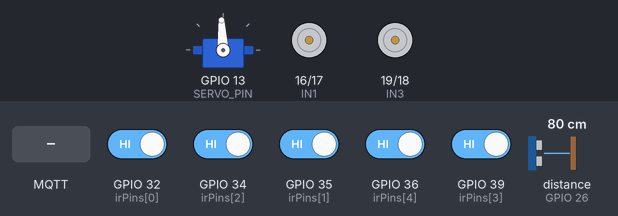
Recording of a program running on a simulated ESP32. Parts: servo, motor-driver pin pairs drawn as motors (green arrow = first pin HIGH = forward, orange = second pin HIGH = backward, longer = more drive, scaled by the enable pin). The inputs (shaded band) are chosen by the test bench; at power-on: GPIO 32 (irPins[0]), GPIO 34 (irPins[2]), GPIO 35 (irPins[1]), GPIO 36 (irPins[4]), GPIO 39 (irPins[3]) HIGH, distance to the obstacle (sensor on GPIO 26) 80 cm. The echo pulse lasts 58.3 µs per cm; WiFi joins after 1.5 s; servers stay silent unless stated; no MQTT or app messages arrive unless stated; servo pulses on a pin are drawn as a servo (544–2400 µs = 0–180°); what the program prints to the serial monitor is not drawn.

Above: at 2.7 s.
2.8 s: MQTT message "START" arrives on the first subscribed topic
At 4.2 s:
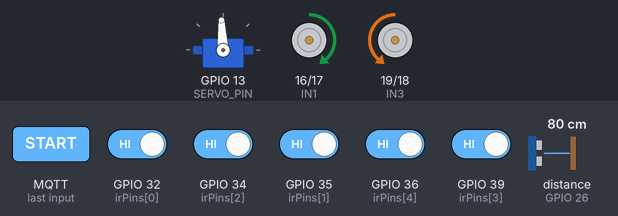
4.5 s: distance to the obstacle (sensor on GPIO 26) set to 17 cm
6.7 s: distance to the obstacle (sensor on GPIO 26) set to 14 cm
At 8.07 s:
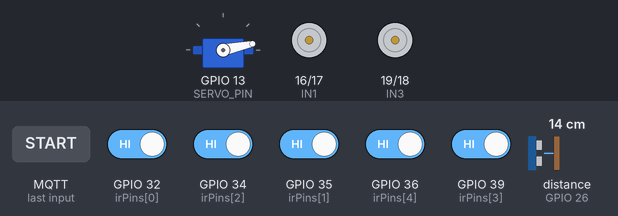
At 10.7 s:
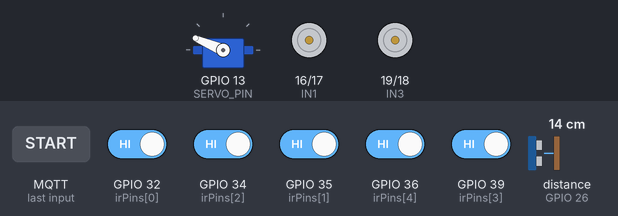
Timing chart, 0 to 12.5 s (numbered marks = the images above; inputs shaded):
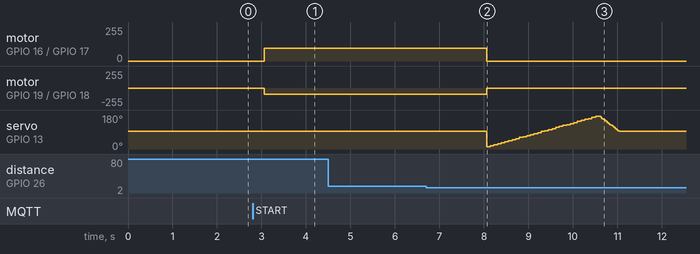

The program:

main.cpp
```cpp
#include <Arduino.h>
#include <WiFi.h>
#include <PubSubClient.h>

// ==========================================
// CONFIGURATION
// ==========================================
const char* ssid = "CYXX 4879";
const char* password = "12345678";
const char* mqtt_server = "192.168.137.1";

// ==========================================
// MOTOR PINS
// ==========================================
// Left motor
const int ENA = 4;   // Enable (PWM speed)
const int IN1 = 16;  // Direction pin 1
const int IN2 = 17;  // Direction pin 2

// Right motor — pins SWAPPED to fix direction
const int ENB = 5;   // Enable (PWM speed)
const int IN3 = 19;  // Direction pin 1 (swapped)
const int IN4 = 18;  // Direction pin 2 (swapped)

// ==========================================
// ULTRASONIC + SERVO PINS
// ==========================================
const int TRIG_PIN  = 25;
const int ECHO_PIN  = 26;
const int SERVO_PIN = 13;

// ==========================================
// PWM CHANNELS (each on a separate timer)
// ==========================================
#define LEFT_PWM_CH   0   // timer 0, 1kHz
#define RIGHT_PWM_CH  2   // timer 1, 1kHz
#define SERVO_CH      4   // timer 2, 50Hz

// IR sensors (left to right): FL, ML, C, MR, FR
const int irPins[5] = {32, 35, 34, 39, 36};
const int weights[5] = {-2, -1, 0, 1, 2};

// ==========================================
// TUNING
// ==========================================
float Kp = 50.0f;
float Ki = 0.0f;
float Kd = 30.0f;
int baseSpeed = 95;
const int turnSpeed = 160;

// Navigation timing
const unsigned long kTurnTimeMs     = 700;
const unsigned long kCrossingTimeMs = 350;
const unsigned long kNodeCooldownMs = 800;

// Obstacle detection
const int kObstacleThreshold = 15;   // cm — stop if closer
const int kClearThreshold    = 25;   // cm — resume when farther

// ==========================================
// STATE
// ==========================================
enum NavState { NAV_FOLLOW, NAV_NODE, NAV_TURN, NAV_CROSS, NAV_STOP };

WiFiClient espClient;
PubSubClient client(espClient);

bool isRunning = false;
String driveMode = "line";

// PID state
float lastError = 0.0f;
float integral = 0.0f;
unsigned long lastPidMs = 0;

// Navigation state
NavState navState = NAV_FOLLOW;
String routeQueue = "";
unsigned long nodeCooldownUntil = 0;
int turnDir = 0;
unsigned long turnStartMs = 0;
unsigned long crossStartMs = 0;

// Obstacle state
bool obstacleDetected = false;
int obstacleConsecutive = 0;

// ==========================================
// SERVO CONTROL (raw LEDC — no extra library)
// ==========================================
void servoWrite(int angle) {
  int duty = map(constrain(angle, 0, 180), 0, 180, 26, 128);
  ledcWrite(SERVO_CH, duty);
}

// ==========================================
// ULTRASONIC DISTANCE MEASUREMENT
// ==========================================
long measureDistance() {
  digitalWrite(TRIG_PIN, LOW);
  delayMicroseconds(2);
  digitalWrite(TRIG_PIN, HIGH);
  delayMicroseconds(10);
  digitalWrite(TRIG_PIN, LOW);

  long duration = pulseIn(ECHO_PIN, HIGH, 12000); // 12ms timeout (~2m range, saves 13ms vs 25ms)
  if (duration == 0) return 999;
  return duration * 0.034 / 2;
}

// ==========================================
// MOTOR CONTROL
// ==========================================
void motorLeft(int spd) {
  if (spd > 0)      { digitalWrite(IN1, HIGH); digitalWrite(IN2, LOW); }
  else if (spd < 0) { digitalWrite(IN1, LOW);  digitalWrite(IN2, HIGH); }
  else               { digitalWrite(IN1, LOW);  digitalWrite(IN2, LOW); }
  ledcWrite(LEFT_PWM_CH, abs(spd));
}

void motorRight(int spd) {
  if (spd > 0)      { digitalWrite(IN3, LOW);  digitalWrite(IN4, HIGH); }
  else if (spd < 0) { digitalWrite(IN3, HIGH); digitalWrite(IN4, LOW); }
  else               { digitalWrite(IN3, LOW);  digitalWrite(IN4, LOW); }
  ledcWrite(RIGHT_PWM_CH, abs(spd));
}

void setMotors(int left, int right) {
  motorLeft(left);
  motorRight(right);
  static unsigned long lastTel = 0;
  if (millis() - lastTel > 200 && client.connected()) {
    client.publish("ankit/bot/telemetry", (String(left) + "," + String(right)).c_str());
    lastTel = millis();
  }
}

void stopMotors() {
  digitalWrite(IN1, LOW); digitalWrite(IN2, LOW);
  digitalWrite(IN3, LOW); digitalWrite(IN4, LOW);
  ledcWrite(LEFT_PWM_CH, 0);
  ledcWrite(RIGHT_PWM_CH, 0);
}

// ==========================================
// SENSOR READING
// ==========================================
void readSensors(int bits[5], int &cnt, int &wsum) {
  cnt = 0; wsum = 0;
  for (int i = 0; i < 5; i++) {
    bits[i] = (digitalRead(irPins[i]) == LOW) ? 1 : 0;
    if (bits[i]) { cnt++; wsum += weights[i]; }
  }
}

// ==========================================
// PID LINE FOLLOWING
// ==========================================
void followLine() {
  unsigned long now = millis();
  int bits[5]; int cnt, wsum;
  readSensors(bits, cnt, wsum);

  float error = lastError;
  if (cnt > 0) error = (float)wsum / cnt;

  float dt = (now - lastPidMs) / 1000.0f;
  if (dt <= 0) dt = 0.01f;
  lastPidMs = now;

  integral += error * dt;
  float derivative = (error - lastError) / dt;
  float correction = Kp * error + Ki * integral + Kd * derivative;
  lastError = error;

  int L = constrain(baseSpeed + (int)correction, -baseSpeed, 190);
  int R = constrain(baseSpeed - (int)correction, -baseSpeed, 190);
  setMotors(L, R);
}

// ==========================================
// ROUTE HELPERS
// ==========================================
String popRoute() {
  if (routeQueue.length() == 0) return "";
  int c = routeQueue.indexOf(',');
  String cmd;
  if (c == -1) { cmd = routeQueue; routeQueue = ""; }
  else { cmd = routeQueue.substring(0, c); routeQueue = routeQueue.substring(c + 1); }
  cmd.trim(); cmd.toUpperCase();
  return cmd;
}

void sendLog(String msg) {
  Serial.println(msg);
  if (client.connected()) client.publish("ankit/bot/logs", msg.c_str());
}

void publishNav(String s) {
  if (client.connected()) client.publish("ankit/bot/nav", s.c_str());
}

// ==========================================
// RADAR SWEEP (batch publish — ONE message)
// ==========================================
void radarSweep() {
  sendLog("Radar sweep...");
  publishNav("SCANNING");

  String data = "";

  // Forward sweep only: 15° → 165° in 5° steps
  for (int i = 15; i <= 165; i += 5) {
    servoWrite(i);
    delay(80);  // slow movement to reduce power spikes
    long dist = measureDistance();
    if (data.length() > 0) data += "|";
    data += String(i) + "," + String(dist);
    client.loop();  // keep MQTT alive
    yield();        // feed watchdog
  }

  // Smooth return to center
  for (int i = 165; i >= 90; i -= 5) { servoWrite(i); delay(30); }

  // Publish ALL data as one message (no rapid-fire)
  if (client.connected()) {
    client.publish("ankit/bot/radar", data.c_str());
  }
  client.loop();

  sendLog("Sweep complete");
  // Always reset nav status after scan
  if (isRunning) publishNav("FOLLOWING");
  else publishNav("STOPPED");
}

// ==========================================
// OBSTACLE DETECTION (lightweight)
// ==========================================
void checkObstacle() {
  static unsigned long lastCheck = 0;
  if (millis() - lastCheck < 500) return;  // every 500ms (2Hz) — doesn't slow PID
  lastCheck = millis();

  long dist = measureDistance();

  // Publish distance to dashboard
  if (client.connected()) {
    client.publish("ankit/bot/obstacle", String(dist).c_str());
  }

  if (!obstacleDetected && dist > 0 && dist < kObstacleThreshold) {
    obstacleConsecutive++;
    if (obstacleConsecutive >= 3) {  // 3 consecutive readings to confirm (600ms)
      obstacleDetected = true;
      stopMotors();
      sendLog("OBSTACLE at " + String(dist) + "cm!");
      publishNav("OBSTACLE");
      radarSweep();  // full radar scan
    }
  }
  else if (obstacleDetected && dist >= kClearThreshold) {
    obstacleDetected = false;
    obstacleConsecutive = 0;
    lastPidMs = millis();
    sendLog("Path clear — resuming");
    publishNav("FOLLOWING");
  }
  else if (dist >= kObstacleThreshold) {
    obstacleConsecutive = 0;  // reset counter if reading is clear
  }
}

// ==========================================
// MQTT CALLBACK
// ==========================================
void mqttCallback(char* topic, byte* payload, unsigned int length) {
  String msg;
  for (unsigned int i = 0; i < length; i++) msg += (char)payload[i];
  String t = String(topic);

  if (t == "ankit/bot/command") {
    if (msg == "START") {
      isRunning = true; routeQueue = ""; navState = NAV_FOLLOW;
      obstacleDetected = false; obstacleConsecutive = 0;
      lastError = 0; integral = 0; lastPidMs = millis();
      nodeCooldownUntil = millis() + 500;
      sendLog("Started"); publishNav("FOLLOWING");
    } else if (msg == "STOP") {
      isRunning = false; navState = NAV_STOP; routeQueue = "";
      obstacleDetected = false; obstacleConsecutive = 0;
      stopMotors(); sendLog("Stopped"); publishNav("STOPPED");
    } else if (msg == "SCAN") {
      stopMotors();
      radarSweep();
    }
  }
  else if (t == "ankit/bot/route") {
    routeQueue = msg; isRunning = true; navState = NAV_FOLLOW;
    obstacleDetected = false; obstacleConsecutive = 0;
    lastError = 0; integral = 0; lastPidMs = millis();
    nodeCooldownUntil = millis() + 500;
    sendLog("Route: " + msg); publishNav("ROUTE_LOADED");
  }
  else if (t == "ankit/bot/pid") {
    int c1 = msg.indexOf(','); int c2 = msg.indexOf(',', c1+1);
    if (c1 > 0 && c2 > 0) {
      Kp = msg.substring(0, c1).toFloat();
      Ki = msg.substring(c1+1, c2).toFloat();
      Kd = msg.substring(c2+1).toFloat();
    }
  }
  else if (t == "ankit/bot/speeds") { baseSpeed = msg.toInt(); }
  else if (t == "ankit/bot/mode") { driveMode = msg; }
  else if (t == "ankit/bot/manual") {
    if (driveMode == "manual" && isRunning) {
      if (msg == "FWD")        setMotors(baseSpeed, baseSpeed);
      else if (msg == "BWD")   setMotors(-baseSpeed, -baseSpeed);
      else if (msg == "LEFT")  setMotors(-turnSpeed, turnSpeed);
      else if (msg == "RIGHT") setMotors(turnSpeed, -turnSpeed);
      else                     stopMotors();
    }
  }
}

// ==========================================
// WIFI & MQTT
// ==========================================
void setup_wifi() {
  Serial.print("Connecting to "); Serial.println(ssid);
  WiFi.begin(ssid, password);
  while (WiFi.status() != WL_CONNECTED) { delay(500); Serial.print("."); }
  Serial.println("\nWiFi connected, IP: " + WiFi.localIP().toString());
}

void reconnect() {
  Serial.print("MQTT connecting...");
  if (client.connect("ESP32BotClient")) {
    Serial.println("connected");
    const char* topics[] = {"ankit/bot/command", "ankit/bot/pid", "ankit/bot/speeds",
                            "ankit/bot/mode", "ankit/bot/manual", "ankit/bot/route"};
    for (int i = 0; i < 6; i++) client.subscribe(topics[i]);
  } else {
    Serial.println("failed, retry in 3s");
  }
}

// ==========================================
// SETUP (no tests — clean boot)
// ==========================================
void setup() {
  Serial.begin(115200);
  Serial.println("\n=== BOT STARTING ===");

  // Motor pins
  pinMode(IN1, OUTPUT); pinMode(IN2, OUTPUT);
  pinMode(IN3, OUTPUT); pinMode(IN4, OUTPUT);

  // Motor PWM
  ledcSetup(LEFT_PWM_CH,  1000, 8);
  ledcSetup(RIGHT_PWM_CH, 1000, 8);
  ledcAttachPin(ENA, LEFT_PWM_CH);
  ledcAttachPin(ENB, RIGHT_PWM_CH);

  // IR sensors
  for (int i = 0; i < 5; i++) pinMode(irPins[i], INPUT);

  // Ultrasonic pins
  pinMode(TRIG_PIN, OUTPUT);
  pinMode(ECHO_PIN, INPUT);

  // Servo PWM (50Hz, 10-bit)
  ledcSetup(SERVO_CH, 50, 10);
  ledcAttachPin(SERVO_PIN, SERVO_CH);
  servoWrite(90);

  stopMotors();

  // WiFi + MQTT
  setup_wifi();
  client.setServer(mqtt_server, 1883);
  client.setBufferSize(512);  // larger buffer for radar batch data
  client.setCallback(mqttCallback);
  lastPidMs = millis();
  Serial.println("=== READY ===");
}

// ==========================================
// MAIN LOOP
// ==========================================
void loop() {
  // Non-blocking MQTT reconnect
  if (!client.connected()) {
    static unsigned long lastTry = 0;
    if (millis() - lastTry > 3000) { lastTry = millis(); reconnect(); }
  }
  client.loop();

  // Heartbeat
  static unsigned long lastAlive = 0;
  if (millis() - lastAlive > 500) {
    if (client.connected()) client.publish("ankit/bot/alive", "1");
    lastAlive = millis();
  }

  // Publish IR sensors (always, for dashboard)
  static unsigned long lastSensPub = 0;
  if (millis() - lastSensPub > 300) {
    int b[5]; int c, w;
    readSensors(b, c, w);
    if (client.connected()) {
      String s = String(b[0])+","+String(b[1])+","+String(b[2])+","+String(b[3])+","+String(b[4]);
      client.publish("ankit/bot/sensors", s.c_str());
    }
    lastSensPub = millis();
  }

  if (!isRunning) { stopMotors(); return; }
  if (driveMode == "manual") return;

  // Obstacle check (only when actively running in line mode)
  checkObstacle();
  if (obstacleDetected) {
    stopMotors();
    return;
  }

  // === NAVIGATION STATE MACHINE ===
  switch (navState) {

    case NAV_FOLLOW: {
      followLine();
      if (millis() > nodeCooldownUntil && routeQueue.length() > 0) {
        int b[5]; int cnt, ws;
        readSensors(b, cnt, ws);
        if ((b[0] || b[1]) && (b[3] || b[4])) {
          stopMotors();
          navState = NAV_NODE;
          sendLog("NODE"); publishNav("NODE_DETECTED");
        }
      }
      break;
    }

    case NAV_NODE: {
      String cmd = popRoute();
      if (cmd == "" || cmd == "X") {
        stopMotors(); isRunning = false; navState = NAV_STOP;
        sendLog("ARRIVED!"); publishNav("DESTINATION_REACHED");
      } else if (cmd == "L") {
        turnDir = 1; turnStartMs = millis(); navState = NAV_TURN;
        sendLog("TURN LEFT"); publishNav("TURNING_LEFT");
      } else if (cmd == "R") {
        turnDir = -1; turnStartMs = millis(); navState = NAV_TURN;
        sendLog("TURN RIGHT"); publishNav("TURNING_RIGHT");
      } else if (cmd == "S") {
        crossStartMs = millis(); navState = NAV_CROSS;
        sendLog("GO STRAIGHT"); publishNav("CROSSING");
      }
      break;
    }

    case NAV_TURN: {
      if (turnDir > 0) setMotors(0, turnSpeed);
      else              setMotors(turnSpeed, 0);

      if (millis() - turnStartMs >= kTurnTimeMs) {
        stopMotors(); delay(30);
        lastError = (turnDir > 0) ? -2.0f : 2.0f;
        integral = 0; lastPidMs = millis();
        nodeCooldownUntil = millis() + kNodeCooldownMs;
        navState = NAV_FOLLOW;
        sendLog("Turn done, PID following"); publishNav("FOLLOWING");
      }
      break;
    }

    case NAV_CROSS: {
      setMotors(baseSpeed, baseSpeed);
      if (millis() - crossStartMs >= kCrossingTimeMs) {
        lastError = 0; integral = 0; lastPidMs = millis();
        nodeCooldownUntil = millis() + kNodeCooldownMs;
        navState = NAV_FOLLOW;
        sendLog("Crossed"); publishNav("FOLLOWING");
      }
      break;
    }

    case NAV_STOP: { stopMotors(); break; }
  }
}
```

Measured:
- the behaviour switches between 16 and 15 cm on distance to the obstacle (sensor on GPIO 26) (found by bisection; images 1 and 2)
- after the input at 2.8 s, motor on GPIO 16 (IN1) / GPIO 17 (IN2): stopped → forward 95/255 after 0.26 s; motor on GPIO 19 (IN3) / GPIO 18 (IN4): stopped → backward 95/255 after 0.26 s
- after the input at 4.5 s, every drawn part: stays the same
- after the input at 6.7 s, motor on GPIO 16 (IN1) / GPIO 17 (IN2): forward 95/255 → stopped after 1.4 s; motor on GPIO 19 (IN3) / GPIO 18 (IN4): backward 95/255 → stopped after 1.4 s
